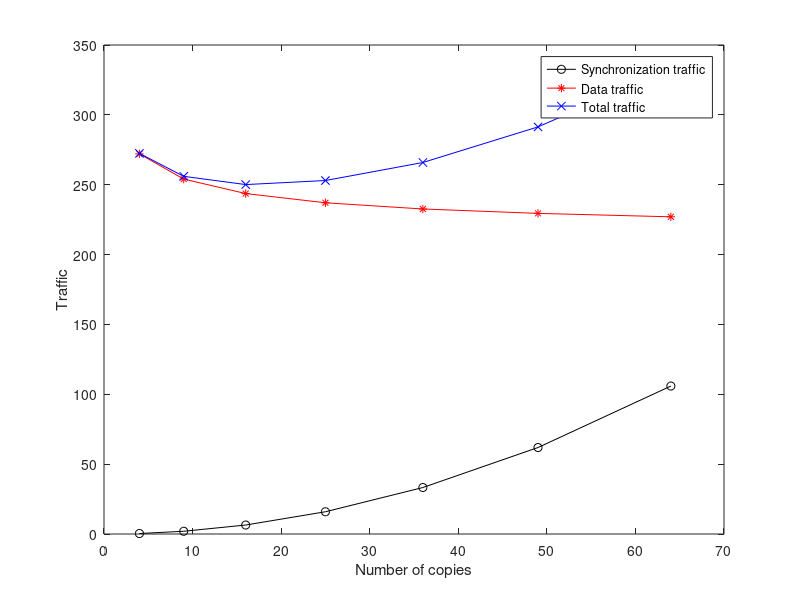

Recreate this plot in MATLAB.
clearvars
close all
clc

load distances

sizeOfCopies=7;
lambdaD = 4;
N = 100; %nodes
lambdaS=0.05;

c=c(1:sizeOfCopies);
mDist=mDist(1:sizeOfCopies);
syncDist=syncDist(1:sizeOfCopies);

syncTfc=lambdaS*syncDist.*c.*(c-1);
dataTfc=lambdaD*N*mDist;

totTfc=syncTfc + dataTfc;

plot(c,syncTfc,'-ok')
hold on
plot(c,dataTfc,'-*r')
plot(c,totTfc,'-xb')
xlabel('Number of copies')
ylabel('Traffic')

legend('Synchronization traffic','Data traffic','Total traffic')

% lambdaD2 = 4.5;
% lambdaS2 = 0.001:0.005:0.05;
% 
% figure
% hold on
% for i=1:length(lambdaS2)
%     plot(c,lambdaS2(i)*syncDist.*c.*(c-1) + lambdaD2*N*mDist)
%     hold on
% end


